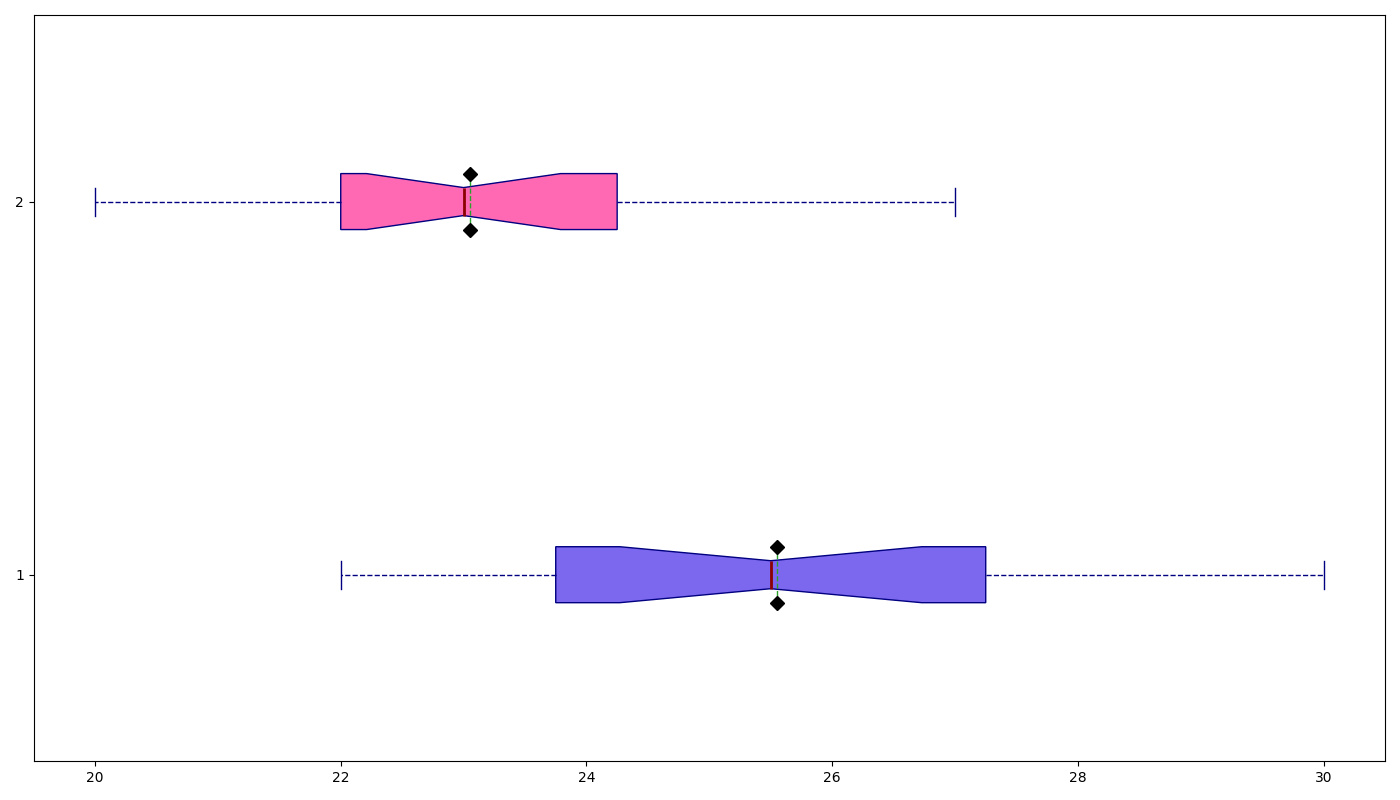

Python code for this plot:
import matplotlib.pyplot as plt

pacific_temps = [22, 24, 23, 23, 25, 26, 27, 24, 26, 28, 29, 30, 27, 25, 24, 28, 26, 23, 22, 29]
atlantic_temps = [20, 21, 22, 23, 22, 24, 25, 26, 23, 22, 21, 20, 22, 23, 24, 26, 27, 25, 23, 22]

temperature_data = [pacific_temps, atlantic_temps]

fig, ax = plt.subplots(figsize=(14, 8))

colors = ['#7B68EE', '#FF69B4']

box = ax.boxplot(temperature_data, vert=False, patch_artist=True, notch=True,
                 boxprops=dict(color='navy'),
                 whiskerprops=dict(color='navy', linestyle='--'),
                 capprops=dict(color='navy'),
                 medianprops=dict(color='darkred', linewidth=2),
                 flierprops=dict(marker='o', color='red', alpha=0.5),
                 meanline=True, showmeans=True, meanprops=dict(marker='D', markerfacecolor='black', markeredgecolor='black', markersize=7))

for patch, color in zip(box['boxes'], colors):
    patch.set_facecolor(color)

ax.set_yticks([1, 2])

plt.tight_layout()
plt.show()
